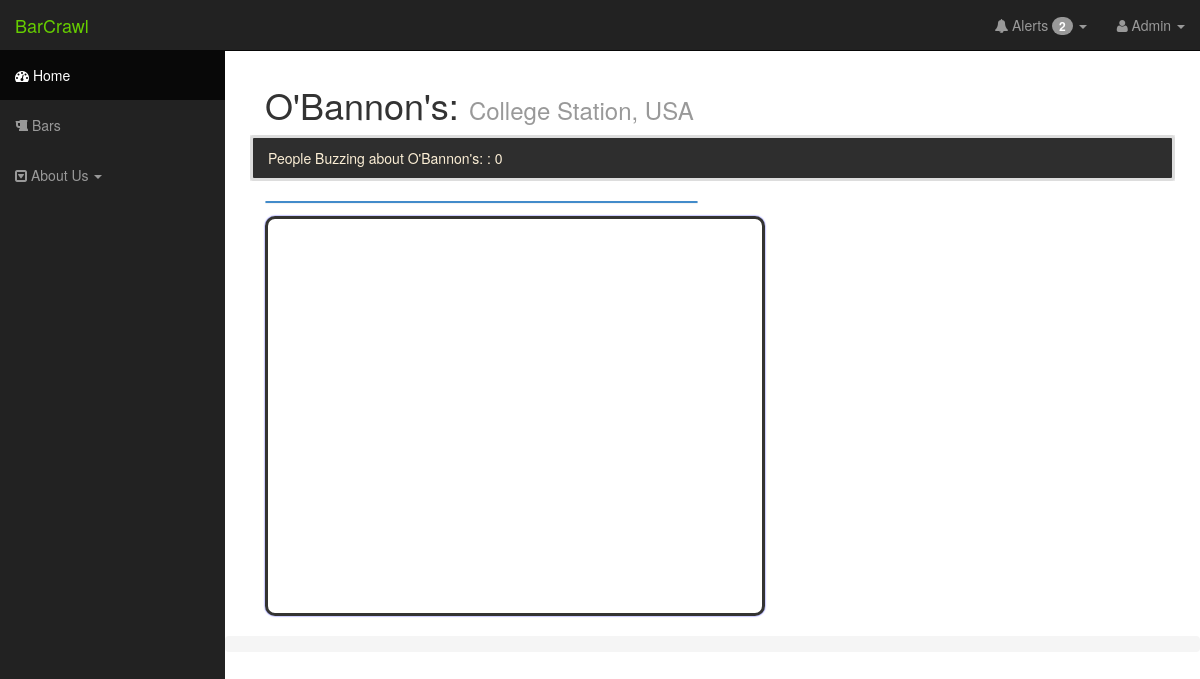
/twitterhandler/1/, run on an earlier commit of the app's database.
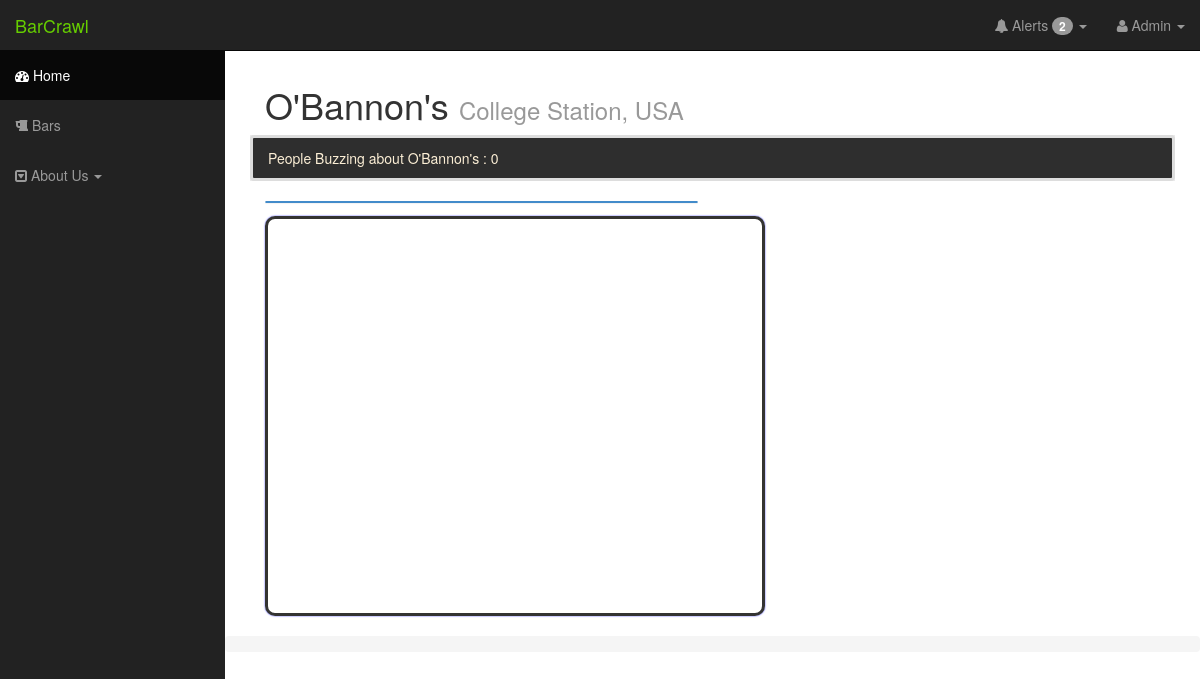
And on a later commit of the database.
### location/models.py (models this page shows, shortened)
class Location(models.Model):
	country = models.CharField(max_length=50)
	city = models.CharField(max_length=50)
	place_name = models.CharField(max_length=100)
	twitter_handle = models.CharField(max_length=30,default="",help_text="The twitter handle of the location.")
	twitter_id = models.CharField(max_length=50,default="",help_text="The twitter user id of the location")
	fb_id = models.CharField(max_length=50,default="",help_text="The facebook id of the location")
	tweeter_count = models.IntegerField(default=0,help_text="Number of twitter users at the location.")
	fb_user_count = models.IntegerField(default=0,help_text="Number of fb users at the location.")
	lattitude_1 = models.FloatField(default=0)
	longitude_1 = models.FloatField(default=0)
	lattitude_2 = models.FloatField(default=0)
	longitude_2 = models.FloatField(default=0)
	lattitude_3 = models.FloatField(default=0)
	longitude_3 = models.FloatField(default=0)
	lattitude_4 = models.FloatField(default=0)
	longitude_4 = models.FloatField(default=0)
	lattitude_center = models.FloatField(default=0)
	longitude_center = models.FloatField(default=0)

### twitterhandler/views.py (the view)
# urls.py: url(r'^(?P<loc_id>\d+)/$', views.locationDetails, name="detail"),
def locationDetails(request, loc_id):
	try:
		locations = Location.objects.get(pk=loc_id)
		tweets = Tweet.objects.filter(location__twitter_handle=locations.twitter_handle)
	except Location.DoesNotExist:
		raise Http404
	return render(request, 'twitterhandler/detail.html', {'location':locations, 'tweets':tweets})

### twitterhandler/templates/twitterhandler/detail.html (shortened to what this page needs)
{% extends "twitterhandler/base_site.html" %}
{% block content %}
{% load static %}
<div id="row">
	<div class="col-lg-12">
		<h1> {{location.place_name }} <small> {{ location.city }}, {{ location.country }}</small></h1>
	</div>
</div>
<ul class="list-group">
<li class="list-group-item"><font color="fbeed5">People Buzzing about {{location.place_name }} :  {{ location.tweeter_count}}</font>  </span></li>
</ul>
  <div class="col-lg-6">
    <div class="panel panel-primary">
      </div>
    </div>
  </div>
<div id="individual_map_canvas"></div>
<ol class="breadcrumb"></ol>
{% endblock %}

What changed in the data, as far as the page shows it:
changed Location "College Station": place_name "O'Bannon's:" → "O'Bannon's"
